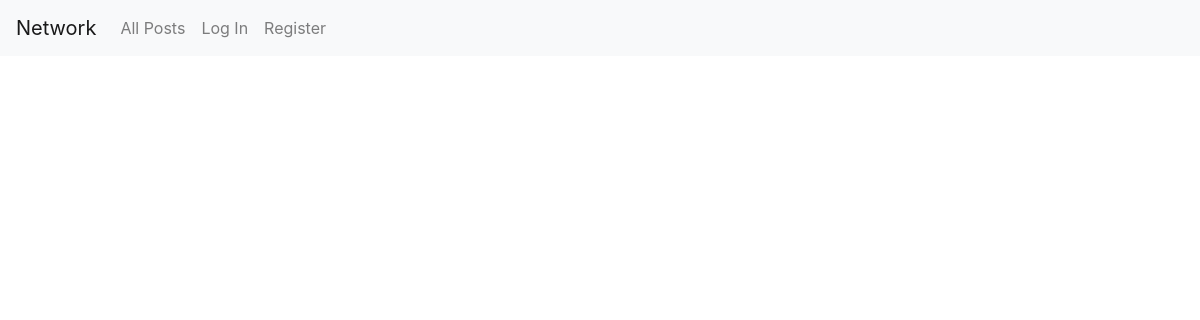
Before: / with the older database file.
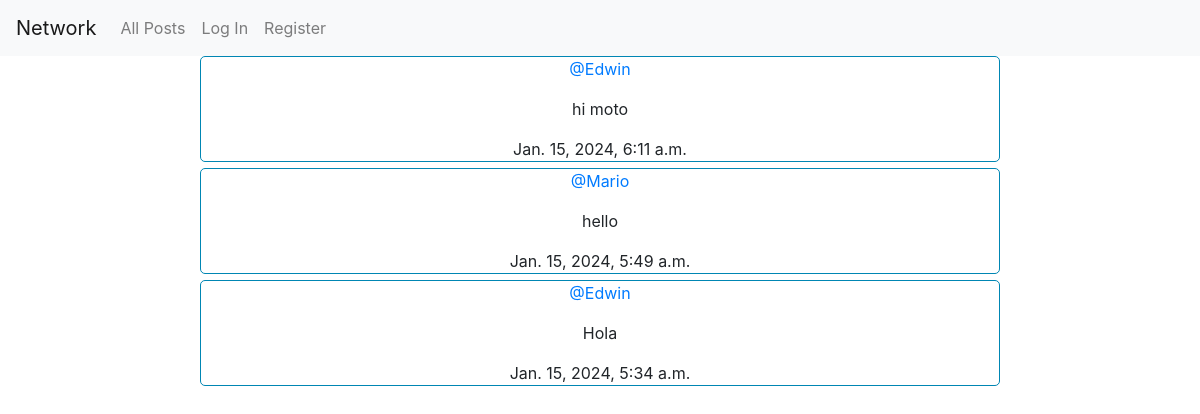
After: the same page with the newer database file.
### network/models.py (models this page shows, shortened)
class newPost(models.Model):
    user = models.ForeignKey(User, on_delete=models.CASCADE)
    content = models.TextField()
    date = models.DateTimeField(auto_now_add=True)

class User(AbstractUser):
    pass

### network/views.py (the view)
# urls.py: path("", views.index, name="index"),
def index(request):
    post = newPost.objects.all().order_by("id").reverse()
    pag = Paginator(post, 10)
    number_page = request.GET.get('page')
    post_page = pag.get_page(number_page)
    for i in post:
        print(f"{i.user} posted: {i.content} on {i.date}")
    allLikes = Like.objects.all()
    youLiked = []
    for i in allLikes:
        if i.user.id == request.user.id:
            youLiked.append(i.post.id)
    print(youLiked)
    return render(request, "network/index.html", {
        "form": newPostform(),
        "post_page": post_page,
        "youLiked": youLiked
    })

### network/templates/network/index.html (shortened to what this page needs)
{% extends "network/layout.html" %}
{% block body %}
    <div id="contenido_post" class="col-12">
      {% for i in post_page %}
        <div id="post_card" class="col-10">
            <p><a href="{% url 'profile' user_id=i.user.id %}">@{{ i.user }}</a></p>
            <p id="content_{{ i.id }}">{{ i.content }}</p>
            <span>{{ i.date }}</span>
      </div>
    {% endfor %}
    </div>
{% endblock %}

### network/templates/network/layout.html (shortened to what this page needs)
{% load static %}
<!DOCTYPE html>
<html lang="en">
    <head>
        <link href="https://cdn.jsdelivr.net/npm/bootstrap@5.3.2/dist/css/bootstrap.min.css" rel="stylesheet">
        <link rel="stylesheet" href="https://stackpath.bootstrapcdn.com/bootstrap/4.4.1/css/bootstrap.min.css">
        <link rel="stylesheet" href="https://cdn.jsdelivr.net/npm/bootstrap@4.0.0/dist/css/bootstrap.min.css">
        <link href="{% static 'network/styles.css' %}" rel="stylesheet">
        <link rel="stylesheet" href="https://cdnjs.cloudflare.com/ajax/libs/font-awesome/4.7.0/css/font-awesome.min.css">
    </head>
    <body>
        <nav class="navbar navbar-expand-lg navbar-light bg-light">
            <a class="navbar-brand" href="{% url 'index' %}">Network</a>
            <div>
              <ul class="navbar-nav mr-auto">
                <li class="nav-item">
                  <a class="nav-link" href="{% url 'index' %}">All Posts</a>
                </li>
                {% if user.is_authenticated %}
                    <li class="nav-item">
                        <a class="nav-link" href="{% url 'following' %}">Following</a>
                    </li>
                    <li class="nav-item">
                        <a class="nav-link" href="{% url 'logout' %}">Log Out</a>
                    </li>
                {% else %}
                    <li class="nav-item">
                        <a class="nav-link" href="{% url 'login' %}">Log In</a>
                    </li>
                    <li class="nav-item">
                        <a class="nav-link" href="{% url 'register' %}">Register</a>
                    </li>
                {% endif %}
              </ul>
            </div>
          </nav>
        <div class="body">
            {% block body %}
            {% endblock %}
        </div>
    </body>
</html>

### network/static/network/styles.css (style rules this page uses)
#post_card { justify-content: center; text-align: center; align-items: center; border: solid 1px rgb(0, 134, 179); width: 50rem; border-radius: 5px; }
#contenido_post { display: grid; grid-template-columns: 1fr; grid-template-rows: repeat(5, 1fr); grid-column-gap: 6px; grid-row-gap: 6px; justify-items: center; align-items: center; text-align: center; }
#contenido_post #post_card { display: flex; flex-direction: column; align-items: center; }

Changed rows visible on the page:
added newPost: user "Edwin", content "hi moto", date "Jan. 15, 2024, 6:11 a.m."
added newPost: user "Mario", content "hello", date "Jan. 15, 2024, 5:49 a.m."
added newPost: user "Edwin", content "Hola", date "Jan. 15, 2024, 5:34 a.m."
